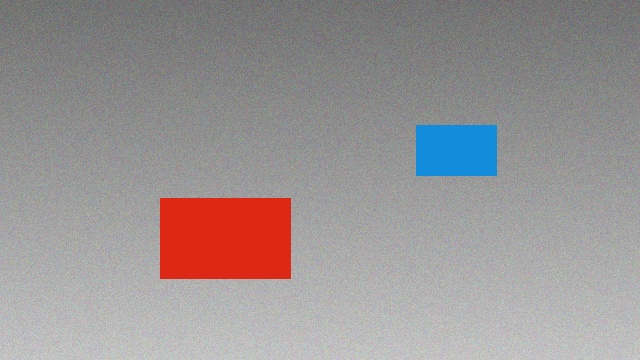
#> input picture data/left.jpg, 640 x 360 px
$ python -i features.py   (imports and definitions only)   (older library calls are emulated)
#> lines starting #> are read from the running program, lines starting #| are printed output that depends on the picture
"""Module: features.py
Computer Vision Syllabus Mapping:
- Module 3: Feature Extraction And Image Segmentation (Edges - Canny, LOG, DOG;
  Line detectors - Hough Transform; Corners - Harris; Descriptors - HOG, SIFT).

Description:
Implements classical low-level and mid-level feature extraction techniques including
gradient-based edge detection (Canny, LoG, DoG), parametric lane/line detection (Hough),
second-moment corner detection (Harris), dense gradient descriptors (HOG), and scale-space
invariant keypoints (SIFT).
"""

from typing import Tuple, List, Dict, Any, Optional
import cv2
import numpy as np


# [38 lines left out: functions detect_canny_edges, detect_laplacian_of_gaussian, not called in this run]


def detect_difference_of_gaussians(gray_image: np.ndarray, sigma1: float = 1.0,
                                   sigma2: float = 1.6) -> np.ndarray:
    """Detects multi-scale bandpass features via Difference of Gaussians (DoG).

    Algorithm Explanation:
    1. What it does: Subtracts two Gaussian-blurred versions of the image with different scales.
    2. Why it is used: Efficient approximation to Laplacian of Gaussian (LoG), forming the foundation
       for scale-space extrema in SIFT.
    3. Mathematical Basis: DoG(x, y, sigma) = G(x, y, k*sigma) - G(x, y, sigma) approx (k - 1) * sigma^2 * nabla^2 G.
    """
    if len(gray_image.shape) != 2:
        raise ValueError("Input must be a single-channel grayscale image.")
    g1 = cv2.GaussianBlur(gray_image, (0, 0), sigmaX=sigma1, sigmaY=sigma1)
    g2 = cv2.GaussianBlur(gray_image, (0, 0), sigmaX=sigma2, sigmaY=sigma2)
    dog = cv2.absdiff(g1, g2)
    return cv2.normalize(dog, None, 0, 255, cv2.NORM_MINMAX)


# [195 lines left out: functions detect_hough_lines, detect_harris_corners, extract_hog_features, extract_sift_features, not called in this run]

>>> import cv2
>>> picture = cv2.imread('../data/left.jpg', cv2.IMREAD_GRAYSCALE)
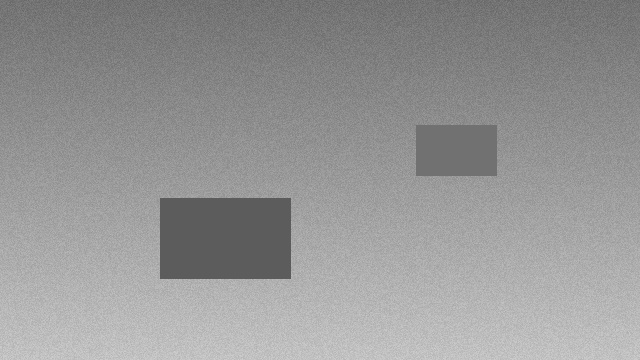
#> picture: shape (360, 640); min 87, max 211, mean 149.9
>>> result = detect_difference_of_gaussians(picture)
#> in detect_difference_of_gaussians, `dog = cv2.absdiff(g1, g2)`:
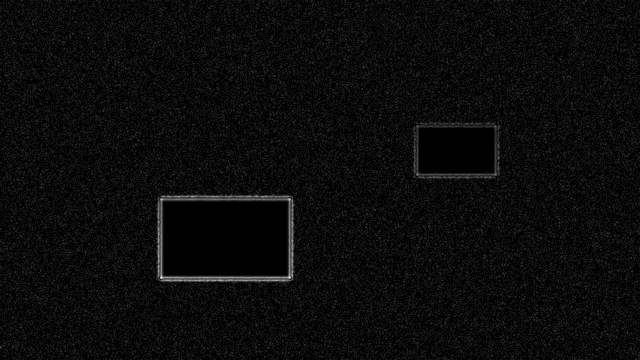
#> dog: shape (360, 640); min 0, max 17, mean 0.737; drawn with min black and max white
